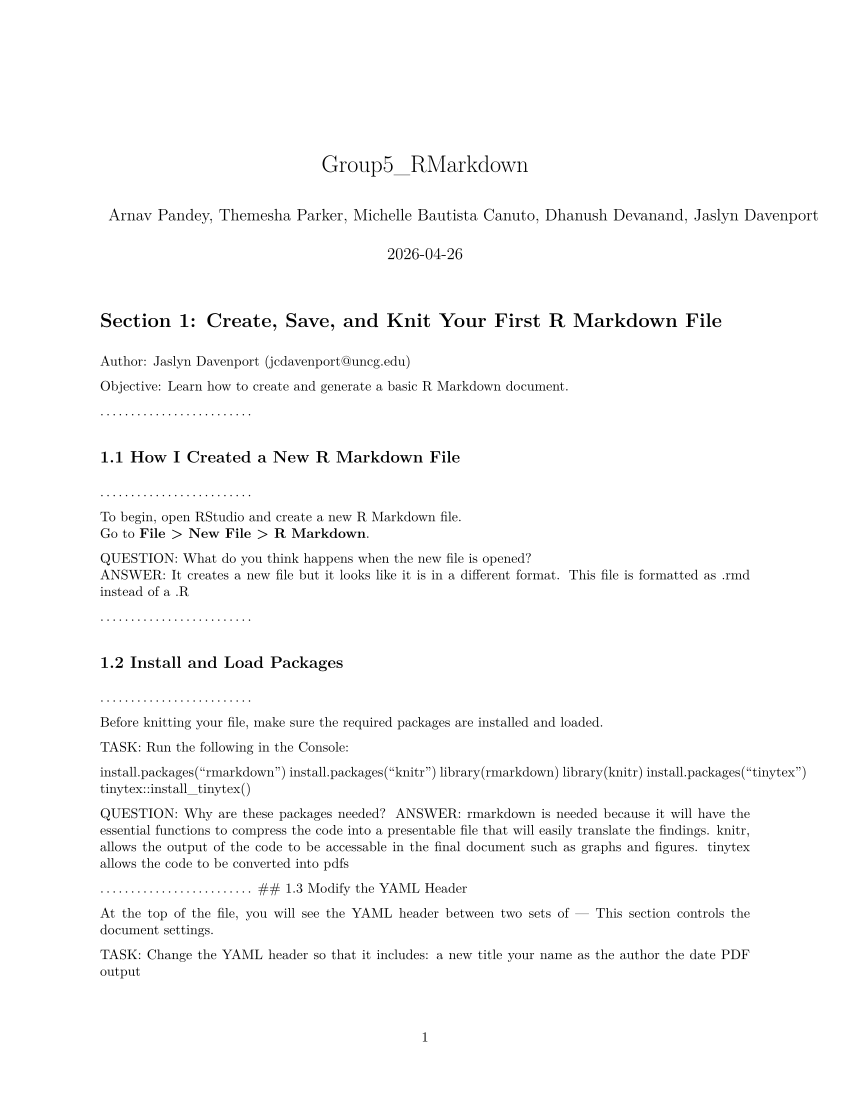

Write the R code that produced this figure.
---
  title: "Group5_RMarkdown"
author: Arnav Pandey, Themesha Parker, Michelle Bautista Canuto, Dhanush Devanand,
Jaslyn Davenport
date: "2026-04-26"
output:
  word_document: default
pdf_document: default
---
  # Section 1: Create, Save, and Knit Your First R Markdown File
  Author: Jaslyn Davenport (jcdavenport@uncg.edu)

Objective: Learn how to create and generate a basic R Markdown document. 

.........................

## 1.1 How I Created a New R Markdown File
.........................

To begin, open RStudio and create a new R Markdown file.  
Go to **File > New File > R Markdown**.  

QUESTION: What do you think happens when the new file is opened?  
  ANSWER:  It creates a new file but it looks like it is in a different format. This file is formatted as .rmd instead of a .R
  
  .........................

## 1.2 Install and Load Packages
.........................

Before knitting your file, make sure the required packages are installed and loaded.

TASK: Run the following in the Console:
  
  install.packages("rmarkdown")
install.packages("knitr")
library(rmarkdown)
library(knitr)
install.packages("tinytex")
tinytex::install_tinytex()

QUESTION: Why are these packages needed?
  ANSWER:rmarkdown is needed because it will have the essential functions to compress the code into a presentable file that will easily translate the findings. knitr, allows the output of the code to be accessable in the final document such as graphs and figures. tinytex allows the code to be converted into pdfs
  
  .........................
## 1.3 Modify the YAML Header

At the top of the file, you will see the YAML header between two sets of ---
  This section controls the document settings.

TASK: Change the YAML header so that it includes:
  a new title
your name as the author
the date
PDF output

Example:
  title: "My First R Markdown File"
author: "Jaslyn Davenport"
date: "April 2026"
output: pdf_document

QUESTION: What is the purpose of the YAML header?
  ANSWER:It provides a place where external information such as the author or title of the document to be located. It tells R what the format of the document should look like when exported. It will be a main reference point once knitting begins. 
  
  .........................
##1.4 Save and Knit file

After editing the file, save it as an .Rmd file.
Then click the Knit button at the top of RStudio.

If you get an error message about LaTeX or TinyTeX, install TinyTeX by running:
  install.packages("tinytex")
tinytex::install_tinytex()
Then click Knit again.

QUESTION: What happens when you click Knit?
  ANSWER: A pop-up window with the html file with the title and the author provided in blue text. 
  
  QUESTION: What type of file is created?
  ANSWER:a html file is created!
  
  .........................
##1.5 Final observation
After knitting, compare the .Rmd file to the final PDF.

QUESTION: How is the output file different from the source file?
  ANSWER: It is a pop up window that is lacking the output and the date. It does have a title and me as the author!
  
  
  
  --------------------------------------------------------------------------------  
  
  # Section 2: Formatting Text Using RMarkdown Syntax  
  
  --------------------------------------------------------------------------------
  
  Author: Arnav Pandey (a_pandey2@uncg.edu)   

Objective: learn how to format the appearance of your document in your chosen output format.

.........................

## 2.1. Headings
.........................

TASK: Read the question below, click **Knit** to render the document and return here to answer the question.  

QUESTION: What difference do you notice about the above line that starts with
`# Section 2: Formatting a Report Using RMarkdown Syntax` compared to the line
`Objective: learn to format how your document appears in the output of your choice`?  
  ANSWER:
  
  \

Placing a hashtag (#) at the beginning of a line turns it into a heading. 
  RMarkdown supports six levels of headings. 
  
  \
  
  TASK: Click Knit to observe how different heading levels below appear in the rendered output.
  
  
  # Line 1: This is an example to show different levels of headings in RMarkdown.
  ## Line 2: Line 1: This is an example to show different levels of headings in RMarkdown.
  ### Line 3: This is an example to show different levels of headings in RMarkdown.
  #### Line 4: This is an example to show different levels of headings in RMarkdown.
  ##### Line 5: This is an example to show different levels of headings in RMarkdown.   
  ###### Line 6: This is an example to show different levels of headings in RMarkdown.
  
  
  QUESTION: What happens to the size of text when you increase the number of hashtags (#)?  
    ANSWER: 
      
      \
    
    In the example above, the higher the number of hashtags, the lower the heading level (smaller font).  
    
    QUESTION: How many hashtags would you use if you wanted highest level heading (largest font)?  
      ANSWER: 
      
      \
    
    QUESTION: In the rendered output, do Line 5 and Line 6 from above example appear in the same line?  
      ANSWER:
      
      \
    
    TASK: Go to the metadata for this assignment and change the output from `pdf_document` to `html_document`.  
    
    QUESTION: Did your Line 5 and Line 6 appear in different lines?  
      ANSWER:
      
      \
    
    Sometimes the way the program renders output differs between formats.
    You can leave two spaces at the end of the line for a line break.  
    
    TASK: Change the output back to `pdf_document`.
    
    TASK: **Go back**to all the above example lines "Line 1" thru "Line 6" within
    single set of three backticks ```. Go back above and do as below:
      
      ```
    
    # Line 1: This is an example to show different levels of headings in RMarkdown.
    ## Line 2: Line 1: This is an example to show different levels of headings in RMarkdown.
    ### Line 3: This is an example to show different levels of headings in RMarkdown.
    #### Line 4: This is an example to show different levels of headings in RMarkdown.
    ##### Line 5: This is an example to show different levels of headings in RMarkdown.   
    ###### Line 6: This is an example to show different levels of headings in RMarkdown.
    
    ```
    .........................
    
    ## 2.2 Italics
    .........................  
    You may sometimes want to italicize text. RMarkdown allows you to do this easily.
    To make your text italics, you can enclose it within single asterisk `*[text]*`.
    
    *Line 1: This is an example to show how to make text italics.* 
      
      \
    
    TASK: Rewrite Line 1 below and only italicize the word "italics." Leave two spaces at the end of sentence for a line break.  
    ANSWER:
      
      \
    
    You may be wondering if there is another way to make the text italics, and in fact, there is.
    You can also enclose your text within single underscore `_[text]_`.
    
    \
    
    TASK: In the paragraph below, make "Arnav," "Biological Data Wrangling and Visualization" and "RMarkdown" italics in the following paragraph using both the methods (asterisks and underscore) mentioned above at least once.  
    
    My name is Arnav Pandey. I am currently enrolled in Biological Data Wrangling and Visualization (BIO 457/657).This is a TASK: to use RMarkdown to make a text output italics.  
    
    \
    
    .........................
    
    ## 2.3 Bold
    .........................  
    Sometimes you may want to bold your text to emphasize its importance. RMarkdown supports that as well.  
    
    TASK: Read the question below, click Knit, and return to answer the question below.
    
    QUESTION: Which of the following lines gives you bold text?  
      Line 1. This is an example to show how to make text bold.  
    **Line 2: This is an example to show how to make text bold.**  
      ANSWER:  
      
      \
    
    You can use two asterisks before and after the text to make it bold (`**[text]**`).   
    There is also another way to make a text bold by enclosing your text within two underscores(`__[text]__`). 
    
    Don't believe me? Knit to see if the line below is bold.  

__Line 3: This is an example to show how to make text bold.__

\

Like you practiced with italics, you can make any word or phrase within a sentence bold. See example of it below when you hit Knit.  
Line 5: This is an example to show how to make text **bold**.  
Line 4: This is an __example__ to show how to make text bold.   

\

TASK: In the paragraph below, make "Arnav," "Biological Data Wrangling and Visualization" and "RMarkdown" bold in the following paragraph using both the methods (asterisks and underscores) mentioned above at least once.     
My name is Arnav Pandey. I am currently enrolled in Biological Data Wrangling and Visualization (BIO 457/657). This is a TASK: to use RMarkdown to make a text output bold.  

\

.........................

## 2.4 Bold and Italics
.........................

Is there a way to make a text both bold and italics at the same time? Indeed, there is!
You can enclose your text within three asterisks (`***[text]***`). or underscores (`___[text]___`).

\

TASK: In the paragraph below, make "Arnav," "Biological Data Wrangling and Visualization" and "RMarkdown" bold italics using both the methods mentioned above at least once.   
My name is Arnav Pandey. I am currently enrolled in Biological Data Wrangling and Visualization (BIO 457/657). This is a TASK: to use RMarkdown to make a text output bold.  


\

In sections 2.2, 2.3, and 2.4, you learnt how to make text italics, bold, or bold+italics by enclosing the text within one, two, and three asterisks or underscores, respectively. You might be tempted to start enclosing a text by underscore and end it using asterisk. For example:  

*italics_  
__bold**  
***bold italics___   

Above lines will not give your desired output, so you will have to be consistent with how you enclose your texts. Use the same symbols at both ends!

.........................

## 2.5 Bulleted list
.........................

In RMarkdown, you can list your items in the RMarkdown as an unordered (bulleted) list.

To do that, you can follow these steps.
Step 1: leave an empty line before list. 
Step 2: Use '+', '-', or '*' followed by single space before you write your list item.  
Step 3: To add another item, leave two spaces at the end of the previous item and go to a new line below and repeat Step 2.  

TASK: Knit to see how the items below appear in a list in the output.  

+ Apple
+ Banana 
+ Raspberry


You can also nest subitems within an item. If you want a nested list as such, just indent the subitem that you want within an item with two spaces. Below is an example of it. 

TASK: Hit Knit to look at the output of the lines below:

- Apple
- Banana
- Berries 
  - Blueberries
  - Strawberries 
  - Raspberries 
  - Blackberries
  - Cranberries
- Papaya

\

TASK: Copy the above list below, add an item "Melon" and nest different types of melons as its subitems.
Hit Knit to see your output.  

.........................

## 2.6 Numbered List
.........................

Getting a numbered list is even easier compared to unordered or bulleted list. 
To generate a numbered list, you can follow these steps.
Step 1: Leave an empty line before list. 
Step 2: Use uppercase/lowercase English alphabets, Arabic numerals, uppercase or lowercase roman numerals followed by space before you write your list item. Be consistent how you want to list.
Step 3: To add another item, leave two spaces at the end of the previous item and go to a new line below and repeat Step 2.  

I. Apple  
II. Banana  
III. Raspberry  

\

You can also nest subitems within an item. If you want a nested list as such, just indent the subitem that you want within an item with three spaces. You can use different order format for your subitems than your primary item as well. Below is an example of it. 
**Please be careful with spaces!**


1. Apple
2. Banana 
3. Berries 
   1. Blueberries
   2. Strawberries 
   3. Raspberries 
   4. Blackberries
   5. Cranberries
4. Papaya  

Note: If you want to use Roman Numerals, you may have to leave an empty line between items on list.

-------------------------------------------------------------------------------  

# Section 3: Inserting Code Chunks and Running Basic R Code  

--------------------------------------------------------------------------------


Author: Michelle Bautista Canuto (m_bautistac@uncg.edu)
We can insert a code chunk by clicking on the green-button with a "c" on the inside and a "+" on the upper left. 
Click "R". 
We can insert functions within the chunk of code. We will see this next. 

QUESTION: What is a code chunk? (hint look back at the slides in Canvas)
ANSWER:
 
TASK: Practice inserting a code chunk. Run a simple calculation such as "2+2" below {r}. Run this code by clicking on the green side-triangle button: 

Next, let's assign variables. Run the following variables:
      ```{r}
    x<-10
    y<-5
    ```
    
    
    To view the contents of the variable x, just type 'x' and run
    ```{r}
    x
    ```
    
    
    TASK: Write a chunk of code mulitpliying the variables x and y.
    
    QUESTION: What was the result? 
      ANSWER:
      
      We will analyze the built-in 'mtcars' dataset. Run the following chunk of code.
    
    ```{r}
    head(mtcars)
    ```
    QUESTION: What do you think the head() function does?
      ANSWER:
      
      To display the summary statistics for the dataset use the summary() function. Run the following chunk of code.
    ```{r}
    summary(mtcars)
    ```
    
    Within a new chunk of code, we will code to import the entire mtcars dataset.
    Run the following code by clicking on the green side-triangle button for "Run Current Chunk"
    ```{r mtcars}
    data(mtcars)
    ```
    
    QUESTION: After running the previous code, view the dataframe of mtcars. How many variables are in the mtcars dataset? 
      ANSWER:
      
      Or you can view the dataset in the console by typing "mtcars" and click 'Run Selected Lines'. 
    mtcars
    
    To find the number of rows in the dataset, we can use the nrow() function within a new chunk of code. Run the following code.
    ```{r}
    nrow(mtcars)
    ```
    
    TASK: Write a code to find the number of columns in the 'mtcars' dataset using the ncol() function. Remember to use a new chunk of code.
    
    QUESTION: What is the result showing in your script?
      ANSWER:
      
      The 'disp' column in the dataset stands for engine displacement. Engine displacement tells you how big the engine is in cubic inches. 
    The 'mpg' column stands for fuel efficiency in miles per gallon. 
    Lets plot a graph showing fuel efficiency over displacement for each car.
    Run the following code.
    plot(mtcars$disp, mtcars$mpg)
    
    QUESTION: What trend is the plot showing?
      ANSWER:
      
      We can also use ggplot to run this within our chunk of code.
    This permits our plot to be displayed in the final report once "knit".   
    ```{r}
    library(ggplot2)
    ggplot(mtcars, aes(x=disp, y=mpg)) + geom_point()
    ```
    
    Let's change the labels of the x-axis to 'Engine Size (cubic inches)' 
Let's change the y-axis to 'Miles Per Gallon'
    Let's add a title called "Fuel Efficiency vs Engine Size".
```{r}
ggplot(mtcars,aes(x=disp, y=mpg))+geom_point()+
  labs(
    x="Engine Size (cubic inches)",
    y="Miles Per Gallon",
    title="Fuel Efficiency vs Engine Size"
  )
```

We could add a legend to show which car each point corresponds to. 
But first, we should add a column displaying the car names using dplyr.
```{r}
library(dplyr)
mtcars<-mtcars %>% 
  mutate(car_name=rownames(mtcars))
```

Lets'bold' the title 
Let's add a legend to differentiate each point.
    ```{r}
    ggplot(mtcars,aes(x=disp,y=mpg, color=factor(car_name)))+
      geom_point()+
      labs(
        x="Engine Size (cubic inches)",
        y="Miles Per Gallon",
        title="Fuel Efficiency vs Engine Size",
        color="Car Types")+
      theme(plot.title = element_text(face="bold"))
    ```
    
    Lets organize the fuel efficiency from highest to lowest. Run the following.
    ```{r}
    mtcars %>%
      select(mpg,disp) %>% 
      arrange(desc(mpg))
    ```
    
    QUESTION: Which car has the highest fuel efficiency? 
      ANSWER:
      
      QUESTION: What is the size of it's engine?
ANSWER:

TASK: Use code to create a plot comparing disp vs hp from the 'mtcars' dataset. With the following:  
Use the 'disp' data for the x-axis and labeled 'Engine Size (cubic inches)'
Use the 'hp' data for the y-axis and labeled 'Horsepower (HP)'
Add an appropriate title for the plot with a 'bold' font
Add a legend colored by 'car_name' and labeled "Car Types" 


Lets organize the horsepower from highest to lowest. Run the following.
```{r}
mtcars %>%
  select(hp,disp) %>% 
  arrange(desc(hp))
```

QUESTION: What trend is the plot showing between engine size and horsepower? 
ANSWER:

QUESTION: Which cars have the highest and lowest hp?
ANSWER:

Don't forget to save and commit your changes. 
    
    ------------------------------------------------------------------------
      ## Section 4: Add Visualizations and Tables to Your Report
      ------------------------------------------------------------------------
      Author: Themesha Parker (tlparker@uncg.edu)
    
    ### Goal
    
    In this section, you will create graphs and a summary table using the
    mtcars data set. You will also practice describing patterns that you
    observe in the output.
    
    Before beginning, make sure you can access the mtcars dataset. Run the
    line below to preview the first few rows.
    
    head(mtcars)
    
    Also make sure you have Tidyverse installed! Run the line of code below.
    
    library(tidyverse)
    
    ------------------------------------------------------------------------
      
      ## Part A: Create a Scatterplot
      
      The variables wt and mpg in the mtcars data set can help us explore the
    relationship between car weight and fuel efficiency.
    
    ### TASK:
    
    Create a scatter plot with wt on the x-axis and mpg on the y-axis.
    
    **Hint:** use the plot() function
    
    ```{r scatterplot}
    # Write your code below this line
    
    
    
    ```
    
    ### TASK:
    
    Modify your scatterplot so that it includes: a title, an x-axis label, a
    y-axis label, a point color of your choice
    
    **Hint:** Think back to previous assignments(main=, xlab= ,ylab=, and
                                                 col=)
    
    ```{r scatterplot_labeled}
    # Write your updated scatterplot code below this line
    
    
    
    ```
    
    QUESTION: What does each point in this scatterplot represent?
      ANSWER:
      
      QUESTION: What relationship do you observe between weight and mpg?
      ANSWER:
      
      QUESTION: Does the graph suggest a positive relationship, a negative relationship,
    or no relationship? Explain your answer.
    ANSWER:
      
      ------------------------------------------------------------------------
      
      ## Part B: Create a Boxplot
      
      The variable cyl shows the number of cylinders in each car. A boxplot
    can help compare fuel efficiency across cylinder groups.
    
    ### TASK: 
    
    Create a boxplot of mpg by cyl using the boxplot function
    
    ```{r boxplot1}
    # Write your code below this line
    
    
    
    ```
    
    ### TASK: 
    
    Modify your boxplot so that it includes: a title, an x-axis label, a
    y-axis label, and a fill color of your choice
    
    ```{r boxplot2}
    # Write your updated boxplot code below this line
    
    
    
    ```
    
    QUESTION: What does each box in this plot represent?
      ANSWER:
      
      QUESTION: Which cylinder group appears to have the highest fuel efficiency?
      ANSWER:
      
      QUESTION: Which cylinder group appears to have the lowest fuel efficiency?
      ANSWER:
      
      QUESTION: Based on the boxplot, how does fuel efficiency seem to change as the
    number of cylinders increases?
      ANSWER:
      
      ------------------------------------------------------------------------
      
      ## Part C: Create a Summary Table
      
      You will now create a table showing the average miles per gallon for
    each cylinder group.
    
    ### TASK: 
    
    Use dplyr to calculate the average mpg for each value of cyl. Rename the
    data avg_mpg_by_cyl
    
    **Hint:** you need to group the data by cyl then summarize the mean of
    mpg.
    
    Use the space below to write your code:
      
      ```{r summary_table}
    # Write your code below this line
    
    
    
    ```
    
    ### TASK: 
    
    Display your results as a clean table.
    
    Use the space below to write your code:
      
      ```{r formatted_table}
    # Write your code below this line
    
    
    
    ```
    
    QUESTION: What does this table show?
      ANSWER:
      
      QUESTION: Which cylinder group has the highest average mpg?
      ANSWER:
      
      QUESTION: Which cylinder group has the lowest average mpg?
      ANSWER:
      
      ------------------------------------------------------------------------
      
      ## Part D: Compare the Visuals
      
      Now that you have created both graphs and the table, compare the
    information they provide.
    
    QUESTION: How does the scatterplot help you understand the relationship between
    weight and fuel efficiency?
      ANSWER:
      
      QUESTION: How does the boxplot help you compare different groups of cars?
      ANSWER:
      
      ------------------------------------------------------------------------
      
      ## Part E: Now you try
      
      1.  Use a different variable from mtcars to make an additional scatter
    plot.
    2.  Change the color of your scatterplot.
    
    Write your code below:
      
      ```{r Now_you_try}
    # Write your code below this line
    
    
    
    ```
    
    QUESTION: What did you change, and how did it affect the output?
      ANSWER:
      
      ------------------------------------------------------------------------
      
      # ---------------------------------------------------------- #
      # Section 5: Improve and Finalize Your R Markdown Report
      
      ------------------------------------------------------------------------
      
      **Objective:** Learn how to make your report more polished, readable,
    and professional. In this section, we will take everything we have
    learned and improve the overall quality of our R Markdown report so it
    is easier to read and more useful.
    
    Author: Dhanush Devanand (s_devanand@uncg.edu)
    
    ------------------------------------------------------------------------
      
      ## Step 1: Understanding Inline R Code
      
      So far, we have been writing code in chunks. However, sometimes we want
    to include results directly inside our text. **Inline R code** allows us
    to insert calculations into sentences without a separate code chunk.
    
    ### TASK:
    
    Copy and paste the following lines directly into your R Markdown
    document, **outside** of any code chunk, and then Knit:
      
      The mtcars dataset has `r nrow(mtcars)` rows and `r ncol(mtcars)` columns.
    The average miles per gallon (mpg) is `r round(mean(mtcars$mpg), 2)`.
    
    ### Check
    
    Did the numbers appear automatically in your rendered sentence?
      
      QUESTION: What is inline R code, and how is it different from a regular code
    chunk?
      ANSWER:
      
      QUESTION: Why is inline R code useful when working with a dataset that might be
    updated or changed over time?
      ANSWER:
      
      ### TASK:
      
      Now try writing your own inline R code sentence. Using the mtcars
    dataset, write a sentence that includes the maximum horsepower value
    using inline R code. The function `max()` will be helpful here.
    
    **Your sentence:** [Write your sentence with inline R code here.]
    
    ### Why This Matters
    
    Inline R code makes your report dynamic. If the dataset changes, your
    results will automatically update without you needing to rewrite
    anything. This is especially important in professional or scientific
    reports where accuracy matters.
    
    ------------------------------------------------------------------------
      
      ## Step 2: Improving Readability by Hiding Code
      
      Sometimes, showing all code can make a report look cluttered. If we only
    care about the output — like a graph — we can hide the code using the
    `echo=FALSE` chunk option.
    
    ### TASK:
    
    The chunk below currently shows the code when knitted. Add `echo=FALSE`
    inside the curly braces so that only the plot appears in the output, not
    the code. Then Knit your document.
    
    ```{r}
    plot(mtcars$wt, mtcars$mpg,
         main = "Weight vs MPG",
         xlab = "Weight (1000 lbs)",
         ylab = "Miles Per Gallon")
    ```
    
    **Hint:** Your chunk header should look like this when you are done:
      ` ```{r echo=FALSE} `
    
    ### Check
    
    Do you see the plot in the output but **not** the code that created it?
      
      QUESTION: Why might you want to hide code in a final report?
      ANSWER:
      
      QUESTION: Can you think of a situation where you would want to **show** your code
    in a report rather than hide it? Who might be reading that report?
      ANSWER:
      
      ### TASK:
      
      Now apply `echo=FALSE` to the ggplot chunk you created back in Section
    3. Knit the document and confirm only the plot appears.
    
    ------------------------------------------------------------------------
      
      ## Step 3: Removing Warnings and Messages
      
      When you load packages or run certain functions, R sometimes prints
    extra warnings and messages that are not important to the reader. These
    can make your report look messy. You can suppress them using the chunk
    options `message=FALSE` and `warning=FALSE`.
    
    ### TASK: — Part A: See the messages first
    
    Run the chunk below **without** any chunk options and Knit. Read through
    the output carefully and write down any extra messages or warnings you
    notice below.
    
    ```{r}
    library(tidyverse)
    summary(mtcars)
    ```
    
    **What messages or warnings did you see?** [Write your response here.]
    
    ### TASK: — Part B: Suppress the messages
    
    Now add `message=FALSE` and `warning=FALSE` to the chunk header above
    and Knit again.
    
    **Hint:** Your chunk header should look like this when you are done:
      ` ```{r message=FALSE, warning=FALSE} `
    
    ### Check
    
    Did the extra messages disappear from your rendered output?
      
      QUESTION: What is the difference between `message=FALSE` and `warning=FALSE`?
      When might you need to use both at the same time?
      ANSWER:
      
      QUESTION: Is it always a good idea to suppress warnings? Can you think of a case
    where seeing a warning might actually be important?
      ANSWER:
      
      ### Why This Matters
      
      Hiding unnecessary messages keeps your report clean and professional,
    especially when sharing results with someone who does not need to see
    behind-the-scenes R output. However, always make sure you understand
    what a warning means before choosing to hide it.
    
    ------------------------------------------------------------------------
      
      ## Step 4: Hiding Code AND Output with `include=FALSE`
      
      In Step 2, you learned that `echo=FALSE` hides the code but still shows
    the output. Sometimes you may want to run a chunk silently — hiding both
    the code and the output entirely. This is done with `include=FALSE`.
    
    This is useful for setup steps like loading libraries or defining
    variables that need to run but do not need to appear in the report.
    
    ### TASK:
    
    Run the chunk below as-is and Knit. Note what appears in the output.
    Then change the chunk option from `echo=FALSE` to `include=FALSE` and
    Knit again.
    
    ```{r echo=FALSE}
    library(dplyr)
    my_summary <- mtcars %>%
      summarize(mean_mpg = round(mean(mpg), 2),
                max_hp = max(hp),
                min_wt = min(wt))
    my_summary
    ```
    
    **Hint:** Your chunk header should look like this when you are done:
      ` ```{r include=FALSE} `
    
    ### Check
    
    When using `include=FALSE`, does anything from this chunk appear in the
    rendered output?
      
      QUESTION: What is the difference between `echo=FALSE` and `include=FALSE`?
      ANSWER:
      
      QUESTION: Give an example of when you would use `include=FALSE` in a real report.
    ANSWER:
      
      ### TASK:
      
      Now use the `my_summary` object created in the chunk above inside an
    inline R code sentence below. Even though the chunk is hidden, the
    object is still available to use. Copy and paste the lines below
    **outside** of a code chunk and Knit to confirm the values appear.
    
    The average miles per gallon across all cars is `r my_summary$mean_mpg` and the most powerful engine produces `r my_summary$max_hp` horsepower.
    
    ### Check
    
    Did the inline values populate correctly even though the chunk that
    created them was hidden?
      
      ------------------------------------------------------------------------
      
      ## Step 5: Controlling Figure Size
      
      When creating plots in R Markdown, you can control the size of your
    figures directly in the chunk header using `fig.width` and `fig.height`.
    This helps make your report look clean and consistent.
    
    ### TASK:
    
    Run the chunk below and Knit to see the default figure size.
    
    ```{r}
    ggplot(mtcars, aes(x = wt, y = mpg)) +
      geom_point(color = "steelblue") +
      labs(title = "Weight vs Fuel Efficiency",
           x = "Weight (1000 lbs)",
           y = "Miles Per Gallon") +
      theme_bw()
    ```
    
    ### TASK:
    
    Now add `fig.width=8` and `fig.height=4` to the chunk header and Knit
    again.
    
    **Hint:** Your chunk header should look like this when you are done:
      ` ```{r fig.width=8, fig.height=4} `
    
    ### Check
    
    Did the shape of the plot change in your rendered output?
      
      QUESTION: How did changing `fig.width` and `fig.height` affect the appearance of
    your plot?
      ANSWER:
      
      QUESTION: Why might consistent figure sizing matter in a professional or academic
    report?
      ANSWER:
      
      ### TASK:
      
      Try setting `fig.width=4` and `fig.height=6` on the same chunk. Knit
    and observe how the plot changes. Describe what you notice below.
    
    **Observation:** [Write your response here.]
    
    ------------------------------------------------------------------------
      
      ## Step 6: Adding a Table of Contents
      
      A table of contents makes it easier to navigate your report, especially
    as it gets longer. You can add one by modifying the YAML header at the
    very top of your `.Rmd` file.
    
    ### TASK:
    
    Make sure the YAML header at the very top of your document looks like
    this, then Knit:
      
      ```yaml
    ---
      title: "Group5_RMarkdown"
    author: "Arnav Pandey, Themesha Parker, Michelle Bautista Canuto, Dhanush Devanand"
    date: "2026-04-26"
    output:
      html_document:
      toc: true
    ---
      ```
    
    ### Check
    
    Do you now see a table of contents at the top of your rendered HTML
    document?
      
      QUESTION: How does a table of contents improve the readability of a long report?
      ANSWER:
      
      QUESTION: The table of contents is automatically generated from your headings.
    What does this tell you about the importance of using proper heading
    levels (`#`, `##`, `###`) throughout your document?
      ANSWER:
      
      ------------------------------------------------------------------------
      
      ## Step 7: Adding Hyperlinks
      
      You can include clickable links in your report to point readers to
    additional resources. The syntax is `[link text](URL)`.
    
    ### TASK:
    
    Add the following clickable link somewhere in your document and Knit:
      
      `[R Markdown documentation](https://rmarkdown.rstudio.com)`
    
    ### Check
    
    Does the link appear clickable after knitting?
      
      ### TASK:
      
      Now add a second hyperlink of your own. Find a webpage related to
    something covered in this assignment — for example, the mtcars dataset,
    ggplot2, or R Markdown chunk options — and add it below using the same
    syntax.
    
    **Your hyperlink:** [Write your hyperlink here.]
    
    QUESTION: When might adding a hyperlink be useful in a data report?
      ANSWER:
      
      ------------------------------------------------------------------------
      
      ## Step 8: Writing a Strong Conclusion
      
      Every report should end with a short conclusion that summarizes what was
    done and what was found.
    
    ### TASK:
    
    Write a short paragraph (3–5 sentences) below summarizing what you did
    in this assignment. Consider:
      
      - What dataset did you use?
      - What visualizations or analyses did you create?
      - What improvements did you make to the report in Section 5?
      - Why is R Markdown useful for communicating data?
      
      **Your conclusion:** [Write your response here.]
    
    ### TASK:
    
    Now rewrite at least one sentence from your conclusion so that it
    includes inline R code. For example, instead of writing "the dataset has
32 rows," use `` `r nrow(mtcars)` `` to generate that number
    automatically.
    
    **Your updated sentence with inline R code:** [Write your sentence here.]
    
    ------------------------------------------------------------------------
      
      ## Step 9: Final Check and Knit
      
      Before submitting, go through the checklist below to make sure
    everything is working correctly. In your `.Rmd` file, replace each `[ ]`
    with `[x]` once you have confirmed that step.
    
    - [ ] Inline R code displays correctly in rendered text
    - [ ] Plots appear in the output without showing code (`echo=FALSE`)
    - [ ] A chunk runs silently using `include=FALSE`
    - [ ] No unnecessary warnings or messages appear (`message=FALSE`, `warning=FALSE`)
    - [ ] Figure sizes have been adjusted using `fig.width` and `fig.height`
    - [ ] Table of contents is visible at the top of the document
    - [ ] At least two hyperlinks are present and clickable
    - [ ] Conclusion paragraph is included with at least one inline R code value
    
    Once all boxes are checked, click **Knit** one final time to generate
    your completed report.
